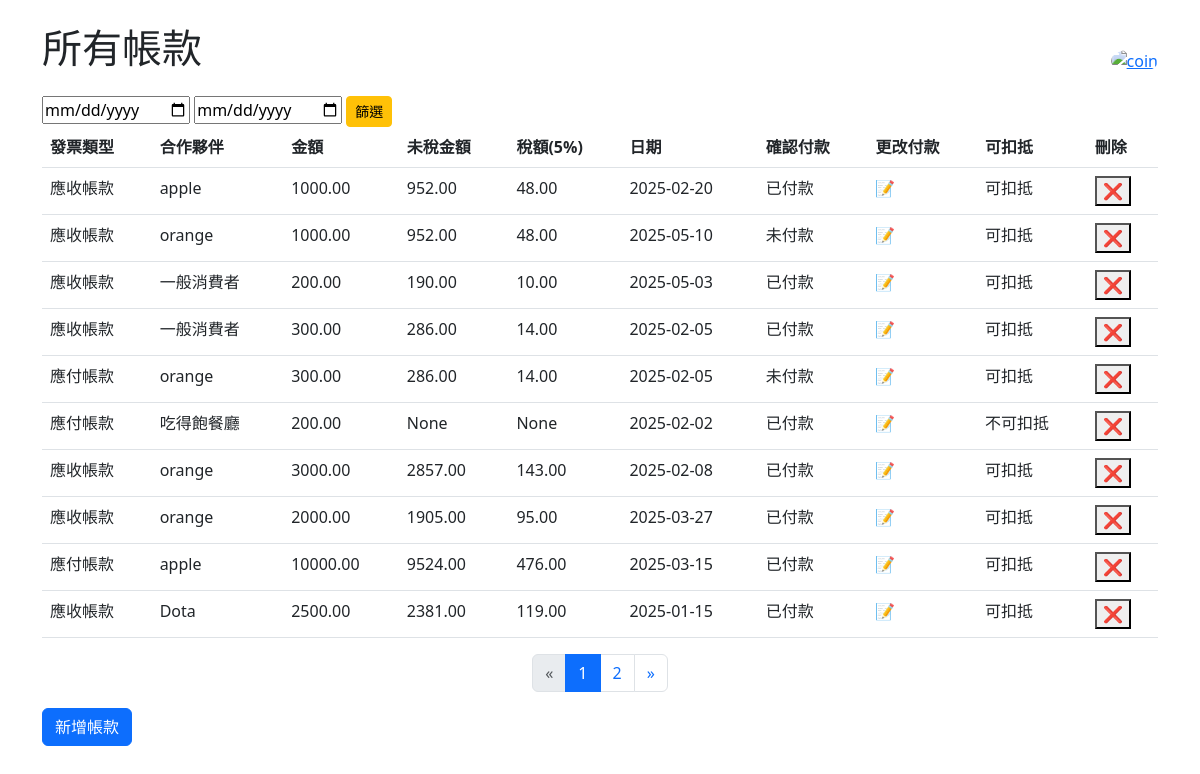
The app's page /apar/list/ with its own data.
### apar/models.py (models this page shows, shortened)
class Invoice(models.Model):
    INVOICE_TYPE=[
        ('AR','應收帳款'),
        ('AP','應付帳款')
    ]
    partner=models.ForeignKey(Partner,on_delete=models.CASCADE)
    invoice_type=models.CharField(max_length=2,choices=INVOICE_TYPE)
    invoice_number = models.CharField(
        max_length=10,blank=True,null=True,
        validators=[validate_invoice_number],
        unique=True,
    )
    amount=models.DecimalField(max_digits=10,decimal_places=2)
    amount_excl_tax=models.DecimalField(max_digits=10,decimal_places=2,blank=True,null=True)
    tax_amount=models.DecimalField(max_digits=10,decimal_places=2,blank=True,null=True)
    description=models.TextField(blank=True)
    date=models.DateField()
    is_paid=models.BooleanField(default=False)
    not_deducted=models.BooleanField(default=False)

class Partner(models.Model):
    name=models.CharField(max_length=100)
    email=models.EmailField(blank=True,null=True)
    phone=models.CharField(max_length=20,blank=True,null=True)
    partner_number=models.CharField(max_length=8,blank=True,null=True)

### apar/views.py (the view)
# urls.py: path("list/",views.invoice_list,name='invoice_list'),
def invoice_list(request):
    invoices=Invoice.objects.all()
    paginator=Paginator(invoices,10)
    page_number=request.GET.get('page')
    page_obj=paginator.get_page(page_number)
    return render(request,'apar/invoice_list.html',{
        'invoices':page_obj,
        'page_obj':page_obj
    })

### apar/templates/apar/invoice_list.html (shortened to what this page needs)
{% extends "apar/layout.html" %}
{% load static %}
{% block content %}
<div class="d-flex flex-column flex-sm-row justify-content-between align-items-center">
    <h1 class="mb-4">所有帳款</h1>
    <a href="{% url 'index' %}">
        <img src="https://resize-image.vocus.cc/resize?compression=6&norotation=true&url=https%3A%2F%2Fimages.vocus.cc%2F46f46475-7667-4525-ad19-36a28e6511dd.png&width=740&sign=v25qveCdmUMUATitvNuI6MYv2mCs2-RQOUj6DWc1qZM" alt="coin" width="50" height="50" class="rounded-circle">
    </a>
</div>
<div>
    <form action="{% url 'filter_date' %}" method="get">
    <input type="date" id="date_filter" name="start_date" >
    <input type="date" id="date_filter_end" name="end_date">
    <button id="filter_button" type="submit" class="btn btn-warning btn-sm">篩選</button>
    </form>
</div>
<table class="table">
    <thead>
        <tr>
            <th>發票類型</th>
            <th>合作夥伴</th>
            <th>金額</th>
            <th>未稅金額</th>
            <th>稅額(5%)</th>
            <th>日期</th>
            <th>確認付款</th>
            <th>更改付款</th>
            <th>可扣抵</th>
            <th>刪除</th>
        </tr>
    </thead>
    <tbody>
        {% for invoice in invoices %}
        <tr>
            <td>{{ invoice.get_invoice_type_display }}</td>
            <td>{{ invoice.partner.name }}</td>
            <td>{{ invoice.amount }}</td>
            <td>{{ invoice.amount_excl_tax }}</td>
            <td>{{ invoice.tax_amount}}</td>
            <td>{{ invoice.date|date:"Y-m-d"  }}</td>
            {% if invoice.is_paid %}
            <td>已付款</td>
            {% else %}
            <td>未付款</td>
            {% endif %}
            <td>
                <form  action="{% url 'payment_status' invoice.id  %}" method="post">
                    <button type="submit" class="border-0 bg-transparent p-0" onclick="return confirm('要更改付款狀態嗎？')">
                    📝
                    </button>
                </form>
            </td>
            {% if invoice.not_deducted %}
            <td>不可扣抵</td>
            {% else %}
            <td>可扣抵</td>
            {% endif %}
            <td>
                <form action="{% url 'delete_invoice' invoice.id %}" method="post">
                    <button type="submit" onclick="return confirm('確定要刪除這筆帳款嗎？')">❌ </button>
                </form>
            </td>
        </tr>
        {% empty %}
        <tr>
            <td colspan="5">目前沒有帳款資料。</td>
        </tr>
        {% endfor %}
    </tbody>
</table>
<nav aria-label="Page navigation">
  <ul class="pagination justify-content-center">
    {% if page_obj.has_previous %}
      <li class="page-item">
        <a class="page-link" href="?page={{ page_obj.previous_page_number }}" aria-label="Previous">
          <span aria-hidden="true">&laquo;</span>
        </a>
      </li>
    {% else %}
      <li class="page-item disabled">
        <span class="page-link">&laquo;</span>
      </li>
    {% endif %}
    {% for num in page_obj.paginator.page_range %}
      {% if num == page_obj.number %}
        <li class="page-item active">
          <span class="page-link">{{ num }}</span>
        </li>
      {% elif num >= page_obj.number|add:-2 and num <= page_obj.number|add:2 %}
        <li class="page-item">
          <a class="page-link" href="?page={{ num }}">{{ num }}</a>
        </li>
      {% endif %}
    {% endfor %}
    {% if page_obj.has_next %}
      <li class="page-item">
        <a class="page-link" href="?page={{ page_obj.next_page_number }}" aria-label="Next">
          <span aria-hidden="true">&raquo;</span>
        </a>
      </li>
    {% else %}
      <li class="page-item disabled">
        <span class="page-link">&raquo;</span>
      </li>
    {% endif %}
  </ul>
</nav>
<a href="{% url 'create_invoice' %}" class="btn btn-primary">新增帳款</a>
{% endblock %}

### apar/templates/apar/layout.html (shortened to what this page needs)
<!DOCTYPE html>
<html lang="zh-Hant">
<head>
    <link rel="stylesheet" href="https://cdn.jsdelivr.net/npm/bootstrap@5.3.0/dist/css/bootstrap.min.css">
</head>
<body class="p-4">
    <div class="container">
        {% block content %}
        {% endblock %}
    </div>
</body>
</html>

### records on screen
Invoice: invoice_type "應收帳款", partner.name "apple", amount "1000.00", amount_excl_tax "952.00", tax_amount "48.00", date "2025-02-20", is_paid "已付款", not_deducted "可扣抵"
Invoice: invoice_type "應收帳款", partner.name "orange", amount "1000.00", amount_excl_tax "952.00", tax_amount "48.00", date "2025-05-10", is_paid "未付款", not_deducted "可扣抵"
Invoice: invoice_type "應收帳款", partner.name "一般消費者", amount "200.00", amount_excl_tax "190.00", tax_amount "10.00", date "2025-05-03", is_paid "已付款", not_deducted "可扣抵"
Invoice: invoice_type "應收帳款", partner.name "一般消費者", amount "300.00", amount_excl_tax "286.00", tax_amount "14.00", date "2025-02-05", is_paid "已付款", not_deducted "可扣抵"
Invoice: invoice_type "應付帳款", partner.name "orange", amount "300.00", amount_excl_tax "286.00", tax_amount "14.00", date "2025-02-05", is_paid "未付款", not_deducted "可扣抵"
Invoice: invoice_type "應付帳款", partner.name "吃得飽餐廳", amount "200.00", amount_excl_tax "None", tax_amount "None", date "2025-02-02", is_paid "已付款", not_deducted "不可扣抵"
Invoice: invoice_type "應收帳款", partner.name "orange", amount "3000.00", amount_excl_tax "2857.00", tax_amount "143.00", date "2025-02-08", is_paid "已付款", not_deducted "可扣抵"
Invoice: invoice_type "應收帳款", partner.name "orange", amount "2000.00", amount_excl_tax "1905.00", tax_amount "95.00", date "2025-03-27", is_paid "已付款", not_deducted "可扣抵"
Invoice: invoice_type "應付帳款", partner.name "apple", amount "10000.00", amount_excl_tax "9524.00", tax_amount "476.00", date "2025-03-15", is_paid "已付款", not_deducted "可扣抵"
Invoice: invoice_type "應收帳款", partner.name "Dota", amount "2500.00", amount_excl_tax "2381.00", tax_amount "119.00", date "2025-01-15", is_paid "已付款", not_deducted "可扣抵"

### other values on screen
{{ num }} "1"
{{ num }} "2"
